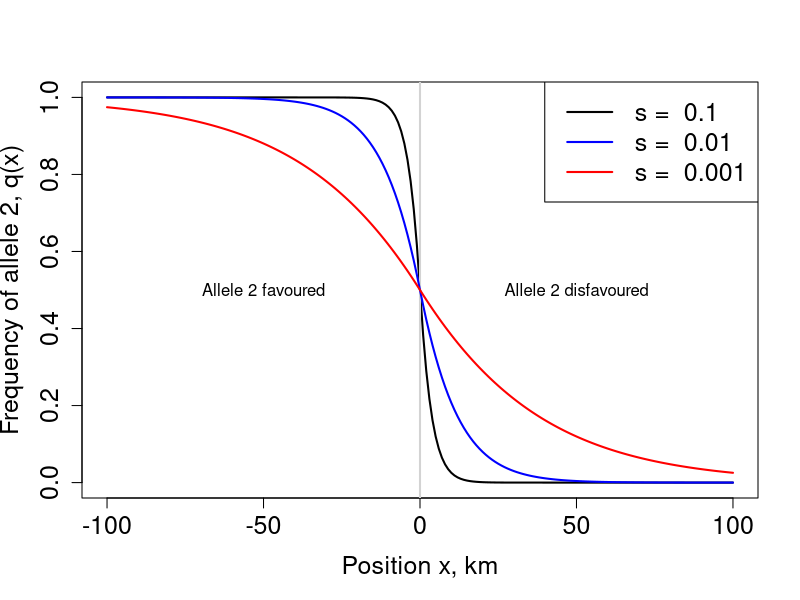
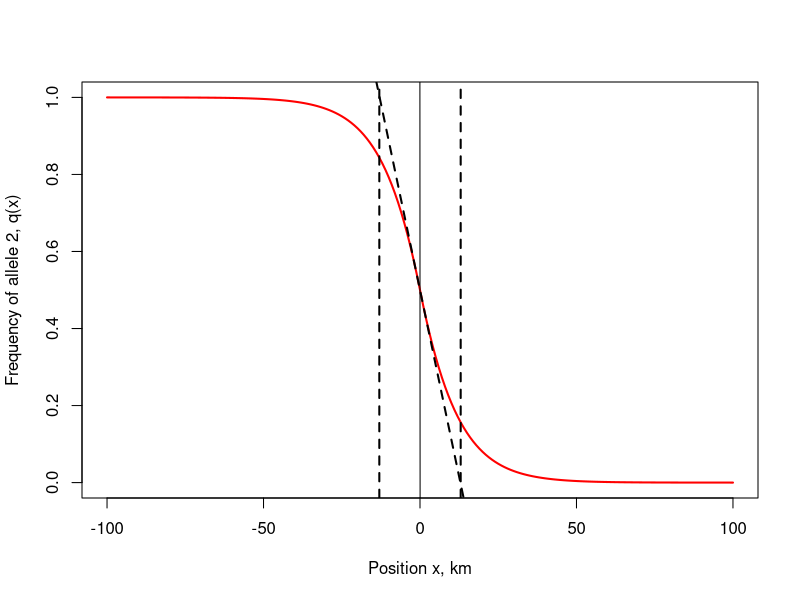

Source code (R) for these figures, in order:

fig.direct="~/Dropbox/Courses/Popgen_teaching_Notes/figures/"

#############################
######## Parameters #########
#############################

	sigma = 1 		# standard dev of migration
	sel = c(0.1,0.01,.001)			# selection against non-resident allele #s = 0.01 #s = 0.001 #s = 0.0001
	delta = 1 		# grain of our derivative	

#############################
######## Functions ##########
#############################

	# standardize x (distance from cline center) by dividing by the characterist length
		GetXi =function(sigma,s,x){x*sqrt(s)/sigma} 

	# Get allele frequency at point x
		A = function(sigma,s,x){ xi=GetXi(sigma,s,x) 
			ifelse(xi>=0, (-1 + 3*tanh(xi/2 + atanh(sqrt(2/3)))^2)/2,	(3/2)*(1 - tanh(-xi/2 + atanh(sqrt(2/3)))^2)    ) }

x=-100:100
plot(x,1-A(sigma,sel[1],x),type="l",col="black",lwd=2,xlab="Position x, km",ylab="Frequency of allele 2, q(x)",cex.axis=1.5,cex.lab=1.5)
abline(v=0,col="lightgrey",lwd=2)
lines(x,1-A(sigma,sel[2],x),col="blue",lwd=2)
lines(x,1-A(sigma,sel[3],x),col="red",lwd=2)
legend("topright",legend=paste("s = ",sel),lty=1,lwd=2,col=c("black","blue","red"),cex=1.5)
text(c(-50,50),c(0.5,0.5),c("Allele 2 favoured","Allele 2 disfavoured"),cex=1)
dev.copy2pdf(file=paste(fig.direct,"equilib_cline.pdf",sep=""))

plot(x,1-A(sigma,sel[2],x),type="l",col="red",lwd=2,xlab="Position x, km",ylab="Frequency of allele 2, q(x)")
abline(a=0.5,b=-1.7*sigma/sqrt(sel[2]))
gradient.at.origin<-((1-A(sigma,sel[2],x))[102]- (1-A(sigma,sel[2],x))[99])/(x[102]-x[99])
abline(a=0.5,b=gradient.at.origin,lty=2,lwd=2)
abline(v= floor((1 -0.5)/ gradient.at.origin),lty=2,lwd=2)
 abline(v= ceiling((0 -0.5)/ gradient.at.origin),lty=2,lwd=2)
 dev.copy2pdf(file=paste(fig.direct,"equilib_width_cline.pdf",sep=""))